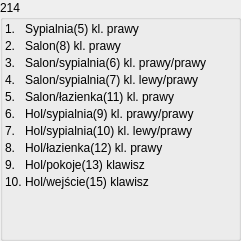
   <widget class="QGroupBox" name="groupBox_10">
    <property name="geometry">
     <rect>
      <x>840</x>
      <y>700</y>
      <width>241</width>
      <height>241</height>
     </rect>
    </property>
    <property name="title">
     <string>214</string>
    </property>
    <layout class="QFormLayout" name="formLayout_8">
     <property name="horizontalSpacing">
      <number>3</number>
     </property>
     <property name="verticalSpacing">
      <number>3</number>
     </property>
     <property name="leftMargin">
      <number>2</number>
     </property>
     <property name="topMargin">
      <number>2</number>
     </property>
     <property name="rightMargin">
      <number>2</number>
     </property>
     <property name="bottomMargin">
      <number>2</number>
     </property>
     <item row="0" column="0">
      <widget class="QLabel" name="label_199">
       <property name="text">
        <string>1.</string>
       </property>
      </widget>
     </item>
     <item row="0" column="1">
      <widget class="QLabel" name="label_200">
       <property name="text">
        <string>Sypialnia(5) kl. prawy</string>
       </property>
      </widget>
     </item>
     <item row="1" column="0">
      <widget class="QLabel" name="label_201">
       <property name="text">
        <string>2.</string>
       </property>
      </widget>
     </item>
     <item row="1" column="1">
      <widget class="QLabel" name="label_202">
       <property name="text">
        <string>Salon(8) kl. prawy</string>
       </property>
      </widget>
     </item>
     <item row="2" column="0">
      <widget class="QLabel" name="label_206">
       <property name="text">
        <string>3.</string>
       </property>
      </widget>
     </item>
     <item row="2" column="1">
      <widget class="QLabel" name="label_205">
       <property name="text">
        <string>Salon/sypialnia(6) kl. prawy/prawy</string>
       </property>
      </widget>
     </item>
     <item row="3" column="0">
      <widget class="QLabel" name="label_204">
       <property name="text">
        <string>4.</string>
       </property>
      </widget>
     </item>
     <item row="3" column="1">
      <widget class="QLabel" name="label_203">
       <property name="text">
        <string>Salon/sypialnia(7) kl. lewy/prawy</string>
       </property>
      </widget>
     </item>
     <item row="4" column="0">
      <widget class="QLabel" name="label_207">
       <property name="text">
        <string>5.</string>
       </property>
      </widget>
     </item>
     <item row="4" column="1">
      <widget class="QLabel" name="label_208">
       <property name="text">
        <string>Salon/łazienka(11) kl. prawy</string>
       </property>
      </widget>
     </item>
     <item row="5" column="0">
      <widget class="QLabel" name="label_210">
       <property name="text">
        <string>6.</string>
       </property>
      </widget>
     </item>
     <item row="5" column="1">
      <widget class="QLabel" name="label_209">
       <property name="text">
        <string>Hol/sypialnia(9) kl. prawy/prawy</string>
       </property>
      </widget>
     </item>
     <item row="6" column="0">
      <widget class="QLabel" name="label_211">
       <property name="text">
        <string>7.</string>
       </property>
      </widget>
     </item>
     <item row="6" column="1">
      <widget class="QLabel" name="label_212">
       <property name="text">
        <string>Hol/sypialnia(10) kl. lewy/prawy</string>
       </property>
      </widget>
     </item>
     <item row="7" column="0">
      <widget class="QLabel" name="label_213">
       <property name="text">
        <string>8.</string>
       </property>
      </widget>
     </item>
     <item row="7" column="1">
      <widget class="QLabel" name="label_214">
       <property name="text">
        <string>Hol/łazienka(12) kl. prawy</string>
       </property>
      </widget>
     </item>
     <item row="8" column="0">
      <widget class="QLabel" name="label_215">
       <property name="text">
        <string>9.</string>
       </property>
      </widget>
     </item>
     <item row="8" column="1">
      <widget class="QLabel" name="label_216">
       <property name="text">
        <string>Hol/pokoje(13) klawisz</string>
       </property>
      </widget>
     </item>
     <item row="9" column="0">
      <widget class="QLabel" name="label_217">
       <property name="text">
        <string>10.</string>
       </property>
      </widget>
     </item>
     <item row="9" column="1">
      <widget class="QLabel" name="label_218">
       <property name="text">
        <string>Hol/wejście(15) klawisz</string>
       </property>
      </widget>
     </item>
    </layout>
   </widget>
